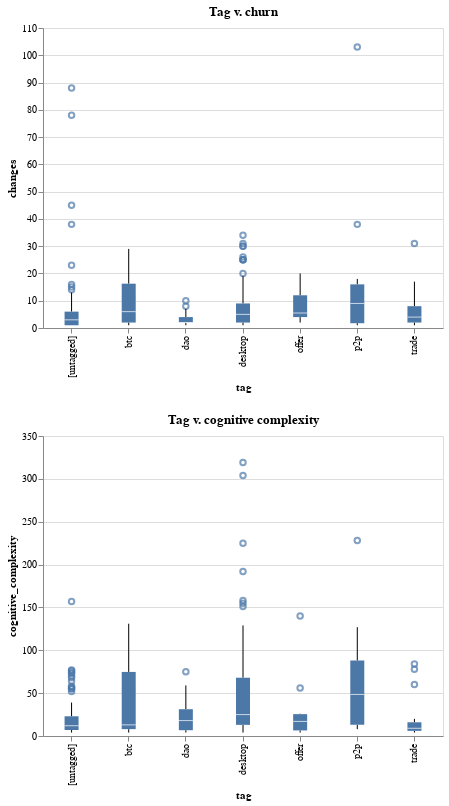

Notebook code for this chart:
### Code cell
df |>
@vlplot() + [
plot_x_v_y("tag:n", "changes:q", "Tag v. churn");
plot_x_v_y("tag:n", "cognitive_complexity:q", "Tag v. cognitive complexity")
]

### Figure 1 — Vega-Lite specification as saved in the notebook (floating-point values rounded to 4 significant figures; data arrays with more than 128 entries replaced by an {"elided": "..."} marker saying what was removed)
{"data": {"values": {"elided": "417 records"}}, "vconcat": [{"encoding": {"x": {"field": "tag", "type": "nominal"}, "y": {"field": "changes", "type": "quantitative"}}, "mark": {"extent": 1.5, "type": "boxplot"}, "title": "Tag v. churn", "width": 400}, {"encoding": {"x": {"field": "tag", "type": "nominal"}, "y": {"field": "cognitive_complexity", "type": "quantitative"}}, "mark": {"extent": 1.5, "type": "boxplot"}, "title": "Tag v. cognitive complexity", "width": 400}]}
